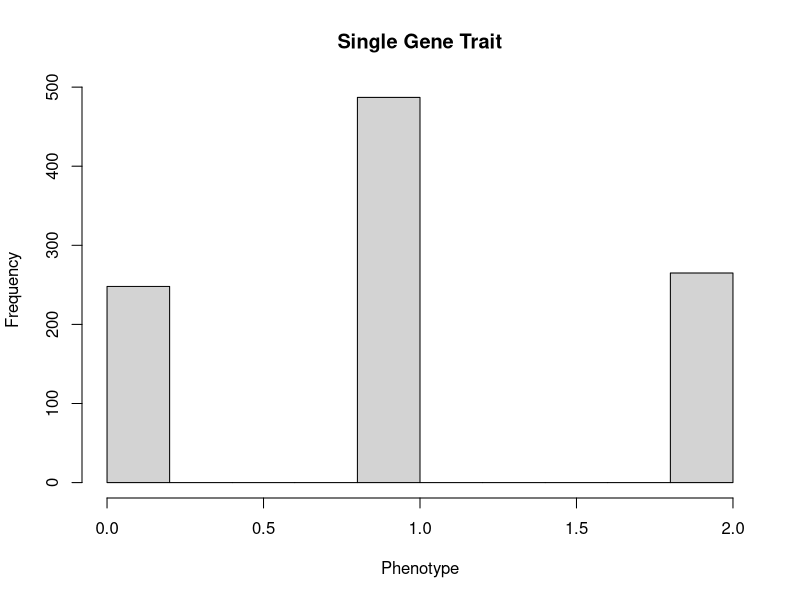
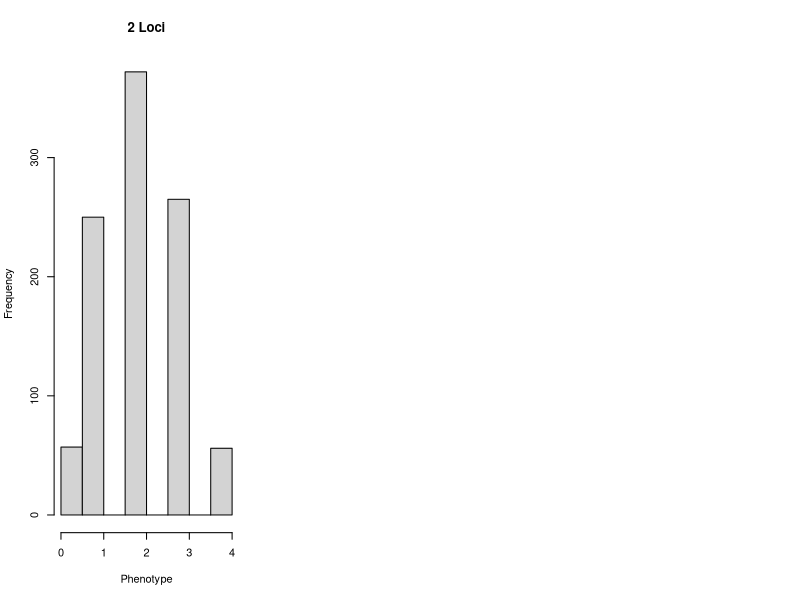

Here is the R script that generated these plots, in order: (Note: this script raises an error after producing the figures.)
## ---- chunk 1
par(mfrow=c(1,1))
hist(rbinom(1000,2,.5),xlab=c("Phenotype"),main=c("Single Gene Trait"))
## ---- chunk 2
par(mfrow=c(1,3))
n <-c(4)
sapply(n,function(x) hist(rbinom(1000,x,.5),xlab="Phenotype",main=paste(x/2,"Loci",sep=" ")))
## ---- chunk 3
data(galton)

par(mfrow=c(1,2))
hist(galton$child, breaks=100, main="Offspring", xlab="Height")
hist(galton$parent, breaks=100, main="Mid-Parental", xlab="Height")
mean(galton$parent)
mean(galton$child)
## ---- chunk 4
galton.cv <-cov(galton$parent,galton$child)
galton.cv
## ---- chunk 5
Va <-2*galton.cv
Va
## ---- chunk 6
mp.var <-var(galton$parent)
mp.var
## ---- chunk 7
h2 <-Va/(2*mp.var)
h2
## ---- chunk 8

par(mfrow=c(1,1))
plot(galton$parent,galton$child, pch=19, col="blue", xlab="Parent", ylab="Offspring")
lm1 <-lm(galton$child~galton$parent)
lines(galton$parent,lm1$fitted,col="red",lwd=3)
lms <-summary(lm1)
lms
## ---- chunk 9
M <-403.5 # starting population mean
Ms <-691.7 #mean weight of selected parents
M1 <-609.1  #mean weight of offspring
S <- Ms-M # Selection differential
R <- M1-M # Response to selection
hsq <- R/S
hsq
## ---- chunk 10
m11 <- 1.202
m12 <- 1.059
m22 <-.948

m <-(m11+m22)/2
a <-(m11-m22)/2
d <- m12-(m11+m22)/2
m;a;d
